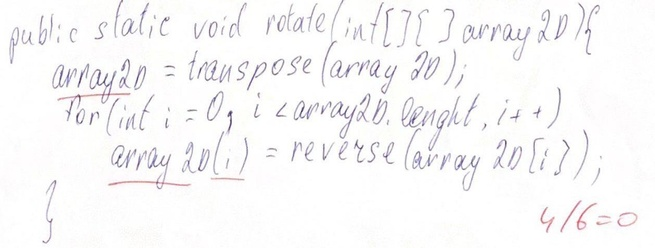
#> input picture MD.M108_p1.jpg, 655 x 248 px, shrunk from 1259 x 477 before the run
$ python -i stage_1.py   (imports and definitions only)
#> lines starting #> are read from the running program, lines starting #| are printed output that depends on the picture
#> further down, picture is the input picture: shape (248, 655, 3); mean B, G, R 248.2, 247.7, 248.4
"""
STAGE 1

1. MANUALLY: eliminate the printed text and crop the handwriting
2. AUTOMATED: remove the instructor’s marks in red
3. AUTOMATED: sharpen, blur and convert the cropped image to binary format
"""

import cv2
import math
import numpy as np
from datetime import datetime
from time import time


# [13 lines left out: function remove_red_marks, not called in this run]


def convert_to_binary_and_save(image):  # EXAMPLE: T7

    # Sharpen and Blur the image
    kernel = np.array([[-1, -1, -1], [-1, 9, -1], [-1, -1, -1]])
    sharpened = cv2.filter2D(image, -1, kernel)  # cv2.filter2D(image, -1, kernel) can be used for a faster computation
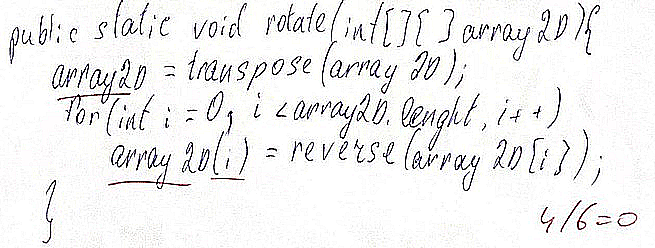
#> sharpened: shape (248, 655, 3); mean B, G, R 239, 239.1, 239.4

    blurred = cv2.GaussianBlur(sharpened, (5, 5), 0)
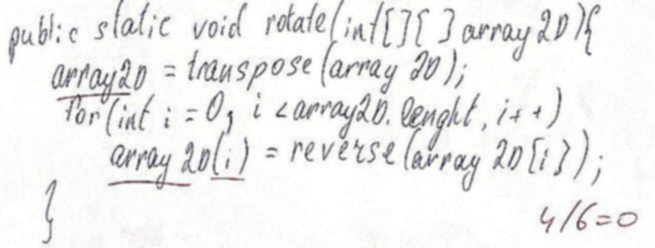
#> blurred: shape (248, 655, 3); mean B, G, R 239, 239.1, 239.4

    # To grayscale
    gray = cv2.cvtColor(blurred, cv2.COLOR_BGR2GRAY)

    # Apply automatic contrast
    clahe = cv2.createCLAHE(clipLimit=2.0, tileGridSize=(8, 8))
    contrast_enhanced = clahe.apply(gray)
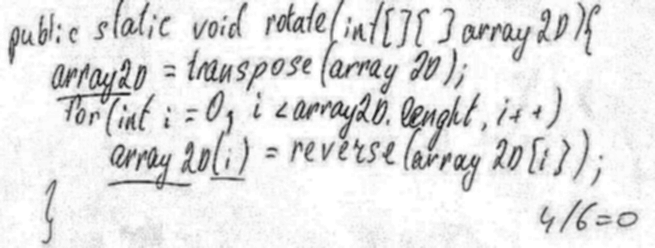
#> contrast_enhanced: shape (248, 655); min 29, max 255, mean 228.4

    # To binary
    _, binary = cv2.threshold(contrast_enhanced, 127, 255, cv2.THRESH_BINARY)
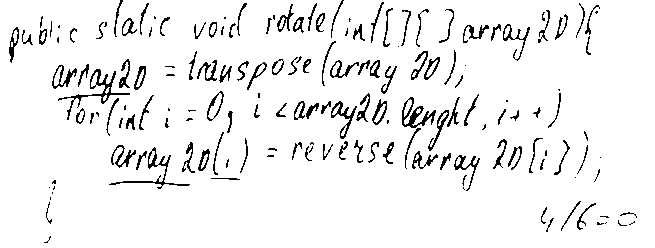
#> binary: shape (248, 655); 93.8% white; black in thin lines or dots

    return binary


# [64 lines left out: functions apply_hough_transform, main, not called in this run]


# [1 line not run here, left out]

>>> import cv2
>>> picture = cv2.imread('../MD.M108_p1.jpg')
>>> result = convert_to_binary_and_save(picture)

$ run again, on MD.M106_p2.jpg
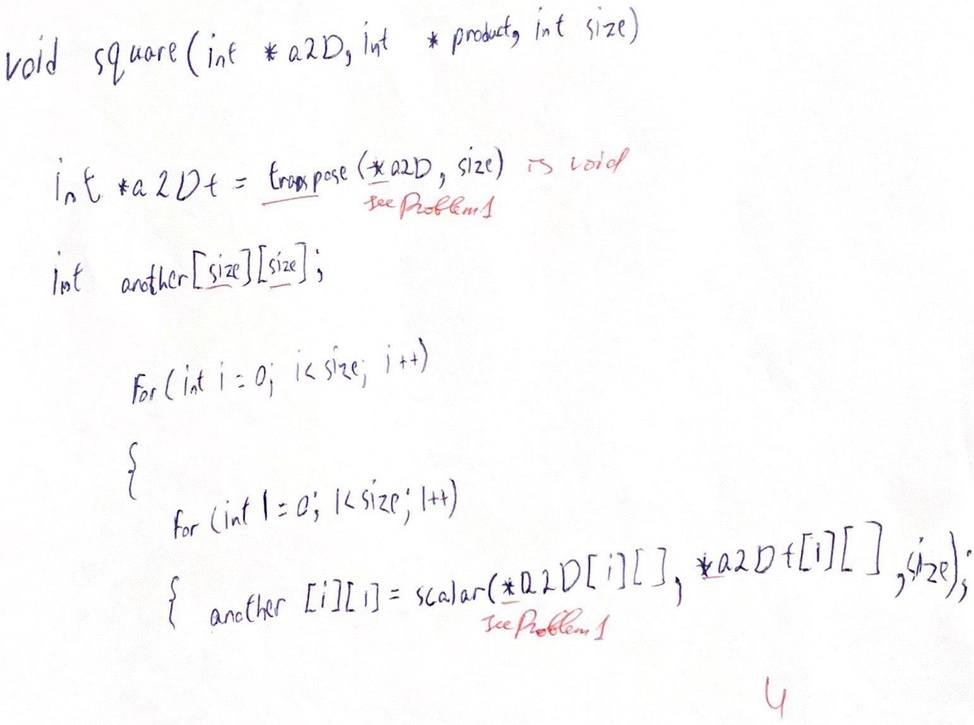
#> input picture MD.M106_p2.jpg, 974 x 725 px, shrunk from 1545 x 1150 before the run
#> picture is the input picture: shape (725, 974, 3); mean B, G, R 250.6, 250.3, 250.8
#> in convert_to_binary_and_save, `contrast_enhanced = clahe.apply(gray)`:
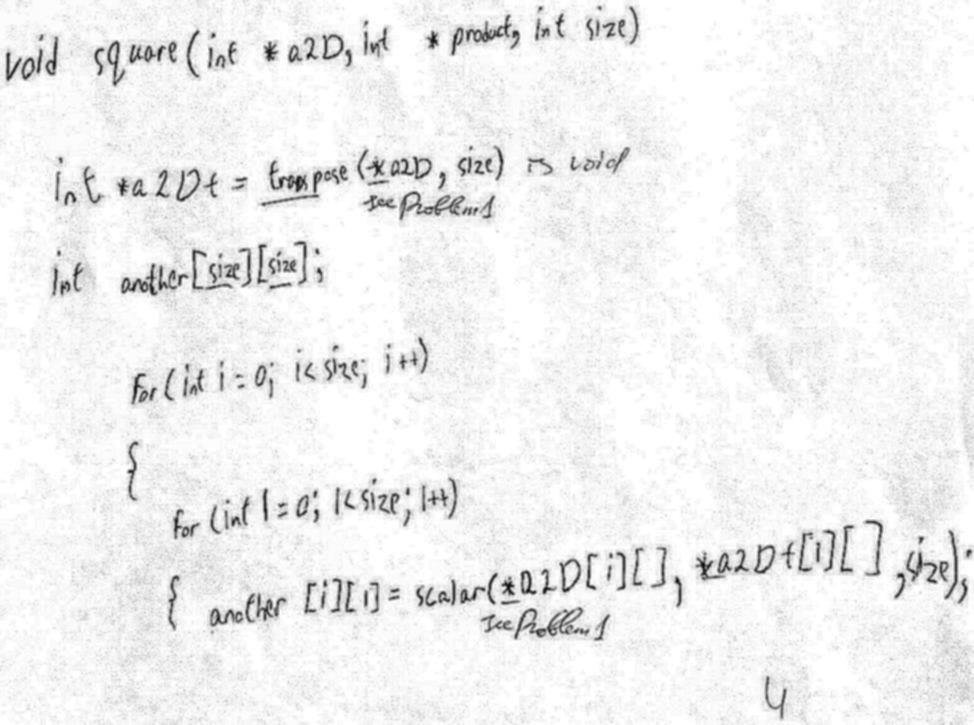
#> contrast_enhanced: shape (725, 974); min 16, max 255, mean 240.1
#> in convert_to_binary_and_save, `_, binary = cv2.threshold(contrast_enhanced, 127, 255, cv2.THRESH_BINA..`:
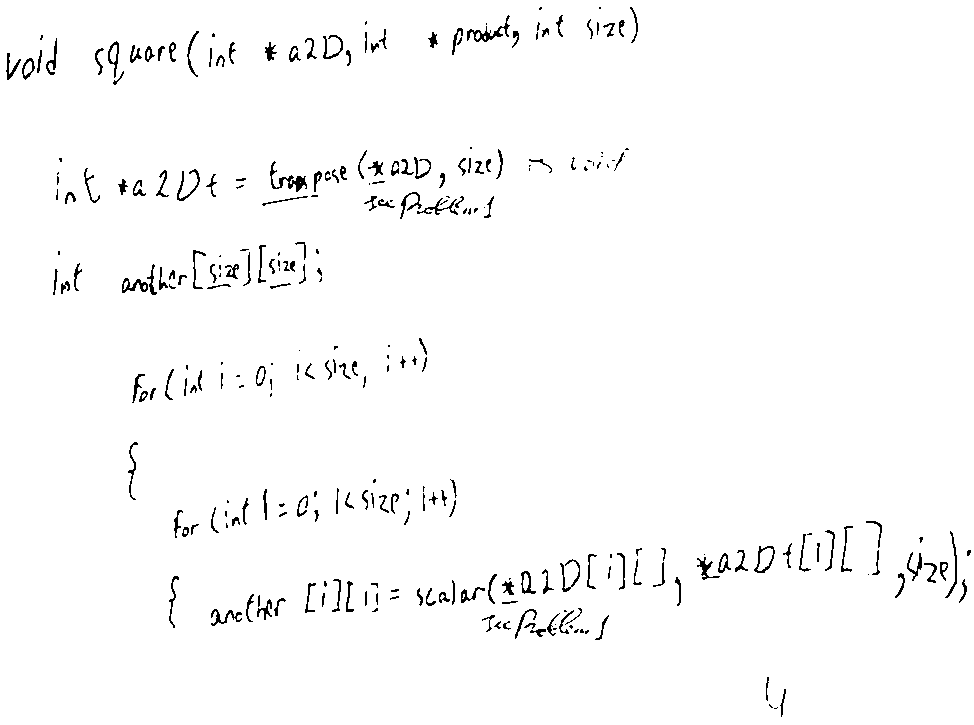
#> binary: shape (725, 974); 98% white; black in thin lines or dots

$ run again, on MD.M108_p3.jpg
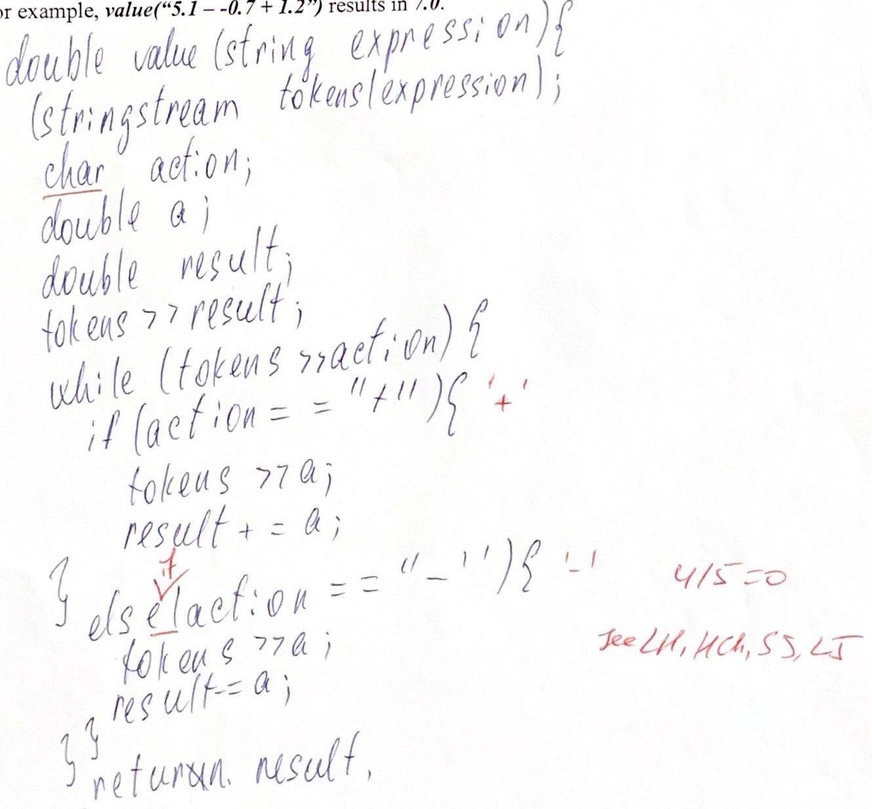
#> input picture MD.M108_p3.jpg, 872 x 809 px, shrunk from 1332 x 1236 before the run
#> picture is the input picture: shape (809, 872, 3); mean B, G, R 249, 248.7, 249.2
#> in convert_to_binary_and_save, `contrast_enhanced = clahe.apply(gray)`:
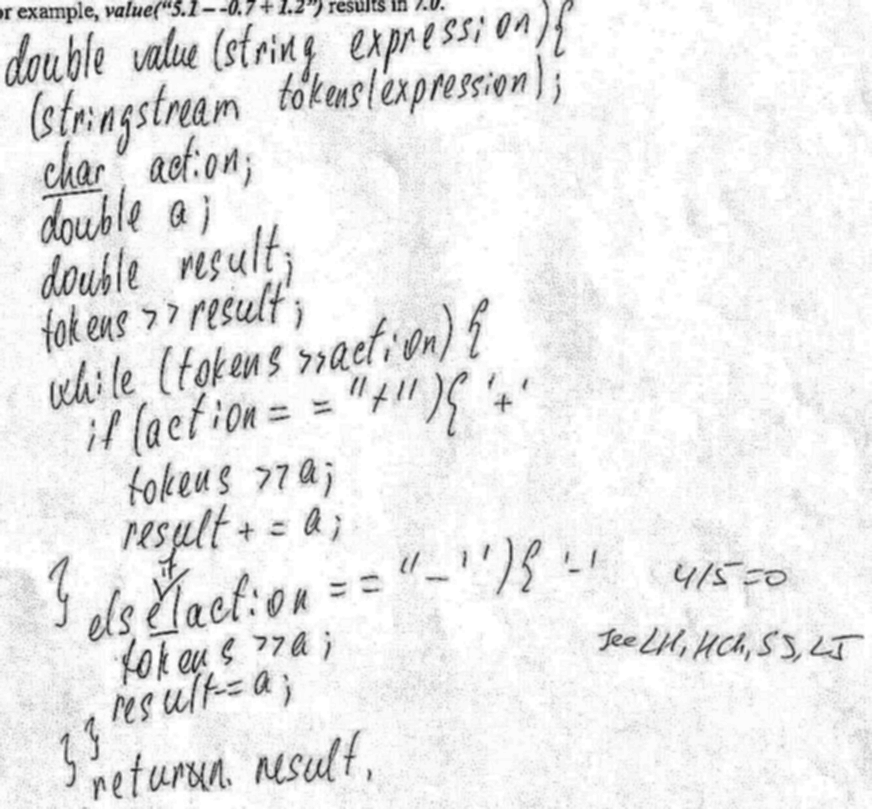
#> contrast_enhanced: shape (809, 872); min 14, max 255, mean 235.2
#> in convert_to_binary_and_save, `_, binary = cv2.threshold(contrast_enhanced, 127, 255, cv2.THRESH_BINA..`:
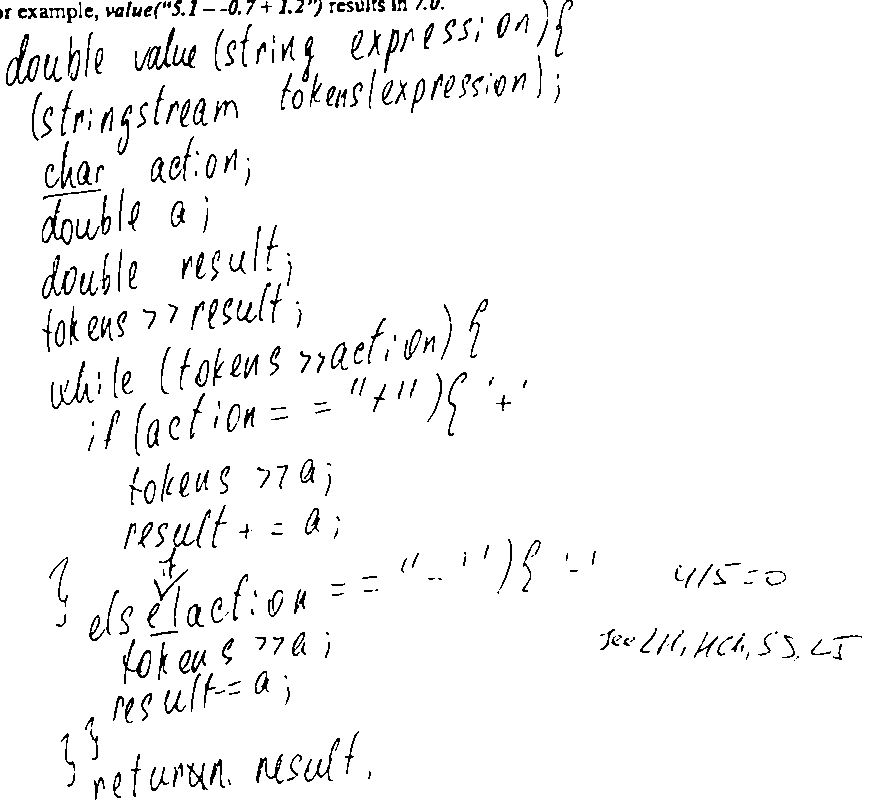
#> binary: shape (809, 872); 96.2% white; black in thin lines or dots
